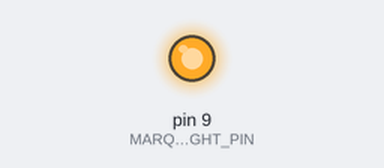
A sketch run on a simulated Arduino Uno, built with avr-gcc and run on an emulated ATmega328P. Parts: output pins drawn as LEDs (lit = HIGH).

Above: at 0.05 s.
At 4.8 s:
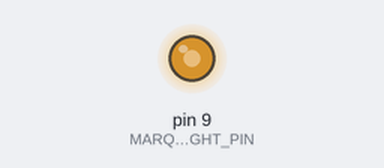
At 7.2 s:
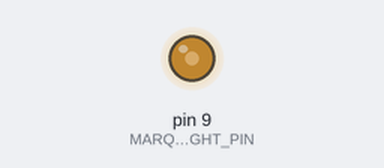
At 9.6 s:
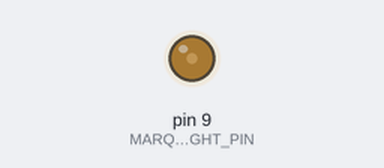
Timing chart, 0 to 16.6 s (numbered marks = the images above):
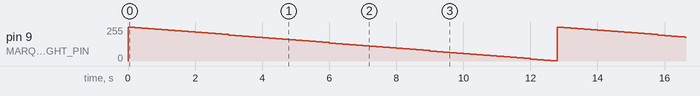

Measured:
- by itself, pin 9 (MARQUEE_LIGHT_PIN): ramps from 255/255 to 3/255 and jumps back, once every 12.8 s

The sketch:

Test_Marquee_Light.ino
```cpp
#define MARQUEE_LIGHT_PIN 9

void setup() {
  pinMode(MARQUEE_LIGHT_PIN, OUTPUT);
  analogWrite(MARQUEE_LIGHT_PIN, 255);
}

void loop() {
  static uint8_t marqueeBrightness = 255;
  analogWrite(MARQUEE_LIGHT_PIN, marqueeBrightness);
  marqueeBrightness -= 4;
  delay(200);
}
```
